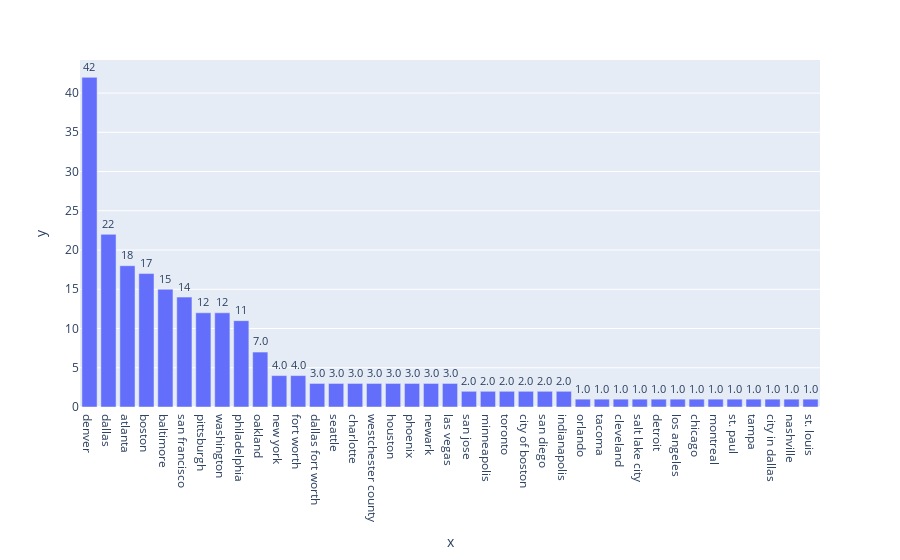

Write notebook code for a chart like this one.
### Code cell
x, y = map(list, zip(*city_name_counter.most_common(50)))

fig = px.bar(x=x,y=y,text=y,labels="Entity")

fig.update_traces(texttemplate='%{text:.2s}', textposition='outside')
fig.update_layout(uniformtext_minsize=8, uniformtext_mode='hide')
fig.show()

### Figure 1 — Plotly figure (JSON) as saved in the notebook; plotly's stock layout.template omitted (floating-point values rounded to 4 significant figures)
{"data": [{"alignmentgroup": "True", "hovertemplate": "x=%{x}<br>y=%{y}<br>text=%{text}<extra></extra>", "legendgroup": "", "marker": {"color": "#636efa", "pattern": {"shape": ""}}, "name": "", "offsetgroup": "", "orientation": "v", "showlegend": false, "text": [42, 22, 18, 17, 15, 14, 12, 12, 11, 7, 4, 4, 3, 3, 3, 3, 3, 3, 3, 3, 2, 2, 2, 2, 2, 2, 1, 1, 1, 1, 1, 1, 1, 1, 1, 1, 1, 1, 1], "textposition": "outside", "texttemplate": "%{text:.2s}", "type": "bar", "x": ["denver", "dallas", "atlanta", "boston", "baltimore", "san francisco", "pittsburgh", "washington", "philadelphia", "oakland", "new york", "fort worth", "dallas fort worth", "seattle", "charlotte", "westchester county", "houston", "phoenix", "newark", "las vegas", "san jose", "minneapolis", "toronto", "city of boston", "san diego", "indianapolis", "orlando", "tacoma", "cleveland", "salt lake city", "detroit", "los angeles", "chicago", "montreal", "st. paul", "tampa", "city in dallas", "nashville", "st. louis"], "xaxis": "x", "y": [42, 22, 18, 17, 15, 14, 12, 12, 11, 7, 4, 4, 3, 3, 3, 3, 3, 3, 3, 3, 2, 2, 2, 2, 2, 2, 1, 1, 1, 1, 1, 1, 1, 1, 1, 1, 1, 1, 1], "yaxis": "y"}], "layout": {"barmode": "relative", "legend": {"tracegroupgap": 0}, "margin": {"t": 60}, "uniformtext": {"minsize": 8, "mode": "hide"}, "xaxis": {"anchor": "y", "domain": [0, 1], "title": {"text": "x"}}, "yaxis": {"anchor": "x", "domain": [0, 1], "title": {"text": "y"}}}}
